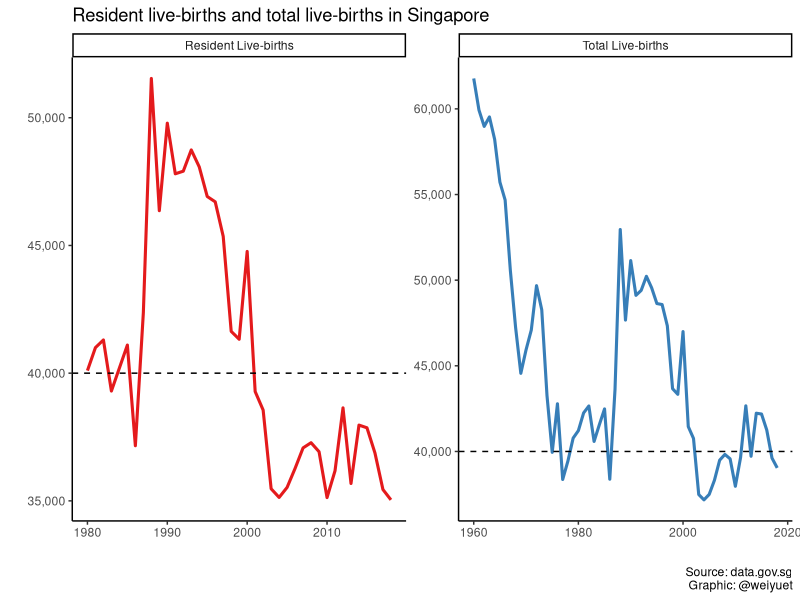
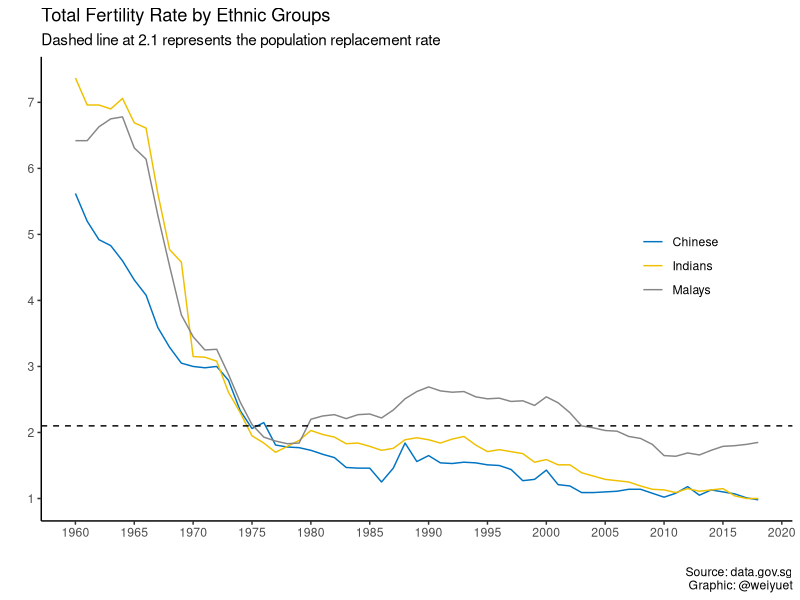
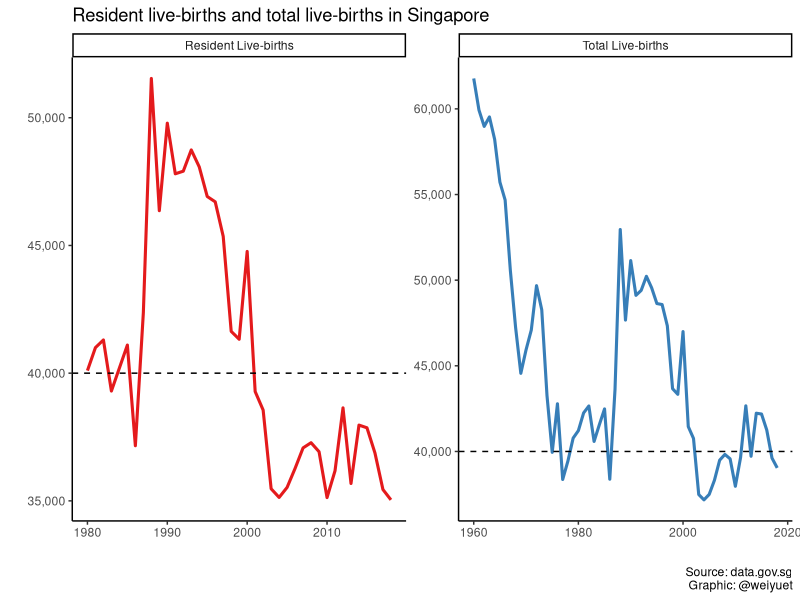
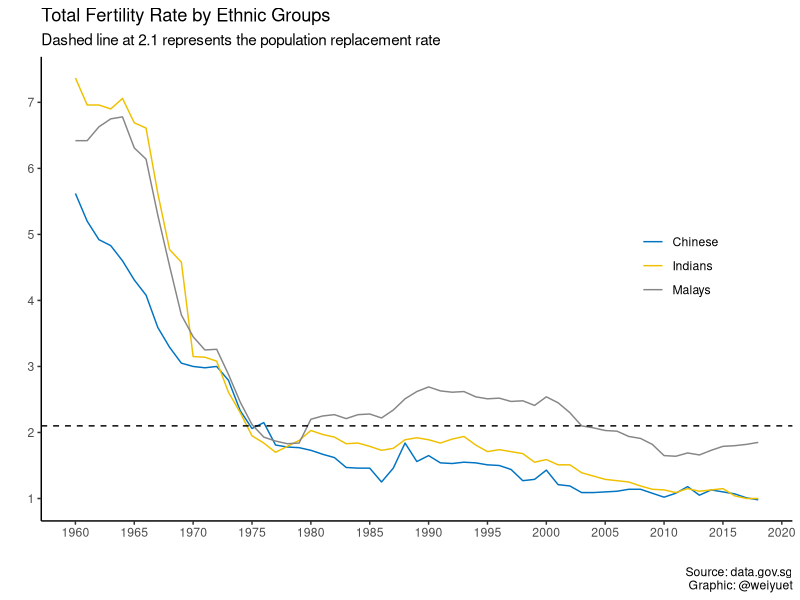

Write the R code that produced these figures, in order.
#Loading libraries
library(tidyverse)
library(scales)
library(ggsci)

# Loading live-births data
live_births <- read_csv("data/births-and-fertility-annual/live-births.csv")

# Data wrangling
live_births$value <- as.double(as.character(live_births$value))

# Plotting number of live-births
live_births %>% 
  drop_na() %>% 
  ggplot(aes(x = year, y = value, colour = level_1)) +
  geom_line(size = 1.05) +
  geom_hline(yintercept = 40000, linetype = 2, size = 0.5) +
  facet_wrap(~level_1, scales = "free") +
  scale_y_continuous(labels = label_number(big.mark = ",")) +
  theme_classic() +
  theme(legend.position = "none") +
  scale_colour_brewer(type = "qual", palette = 6) +
  labs(x = "", y = "",
       title = "Resident live-births and total live-births in Singapore",
       caption = "Source: data.gov.sg\nGraphic: @weiyuet")

ggsave("figures/resident-and-total-live-births.png", width = 8, height = 6)

# Loading total fertility rate by ethnic group data
total_fertility_rate_by_ethnic_group <- read_csv("data/births-and-fertility-annual/total-fertility-rate-by-ethnic-group.csv")

total_fertility_rate_by_ethnic_group %>% 
  ggplot(aes(x = year, y = value, colour = level_2)) +
  geom_line() +
  geom_hline(yintercept = 2.1, linetype = 2, size = 0.5) +
  theme_classic() +
  theme(legend.title = element_blank(),
        legend.position = c(0.85, 0.55)) +
  scale_x_continuous(breaks = seq(1960, 2020, 5)) +
  scale_y_continuous(breaks = seq(0, 8, 1)) +
  scale_colour_jco() +
  labs(x = "", y ="",
       title = "Total Fertility Rate by Ethnic Groups",
       subtitle = "Dashed line at 2.1 represents the population replacement rate",
       caption = "Source: data.gov.sg\nGraphic: @weiyuet")

ggsave("figures/fertility-rate-ethnic-groups.png", width = 8, height = 6)
